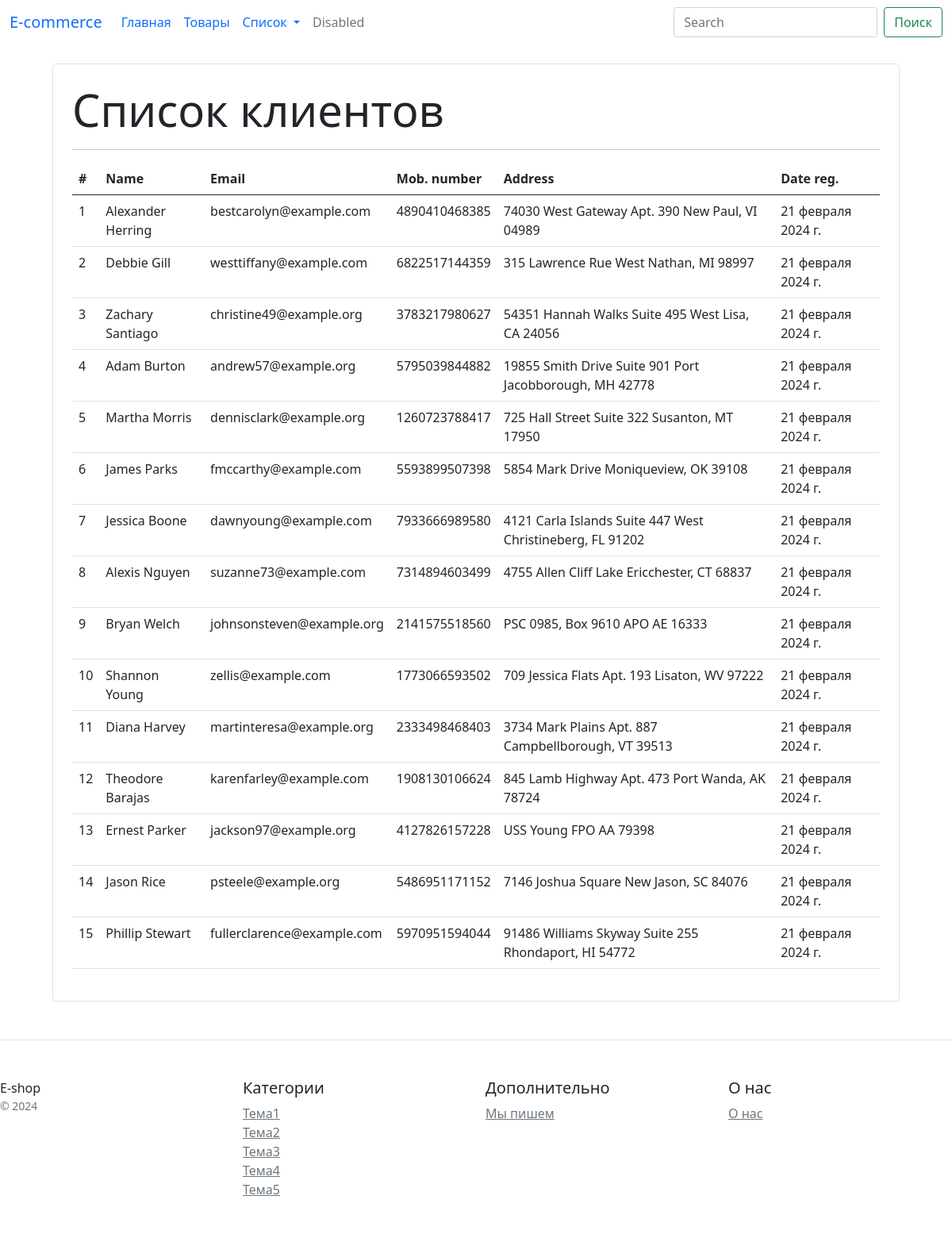
/users/, run on an earlier commit of the app's database.
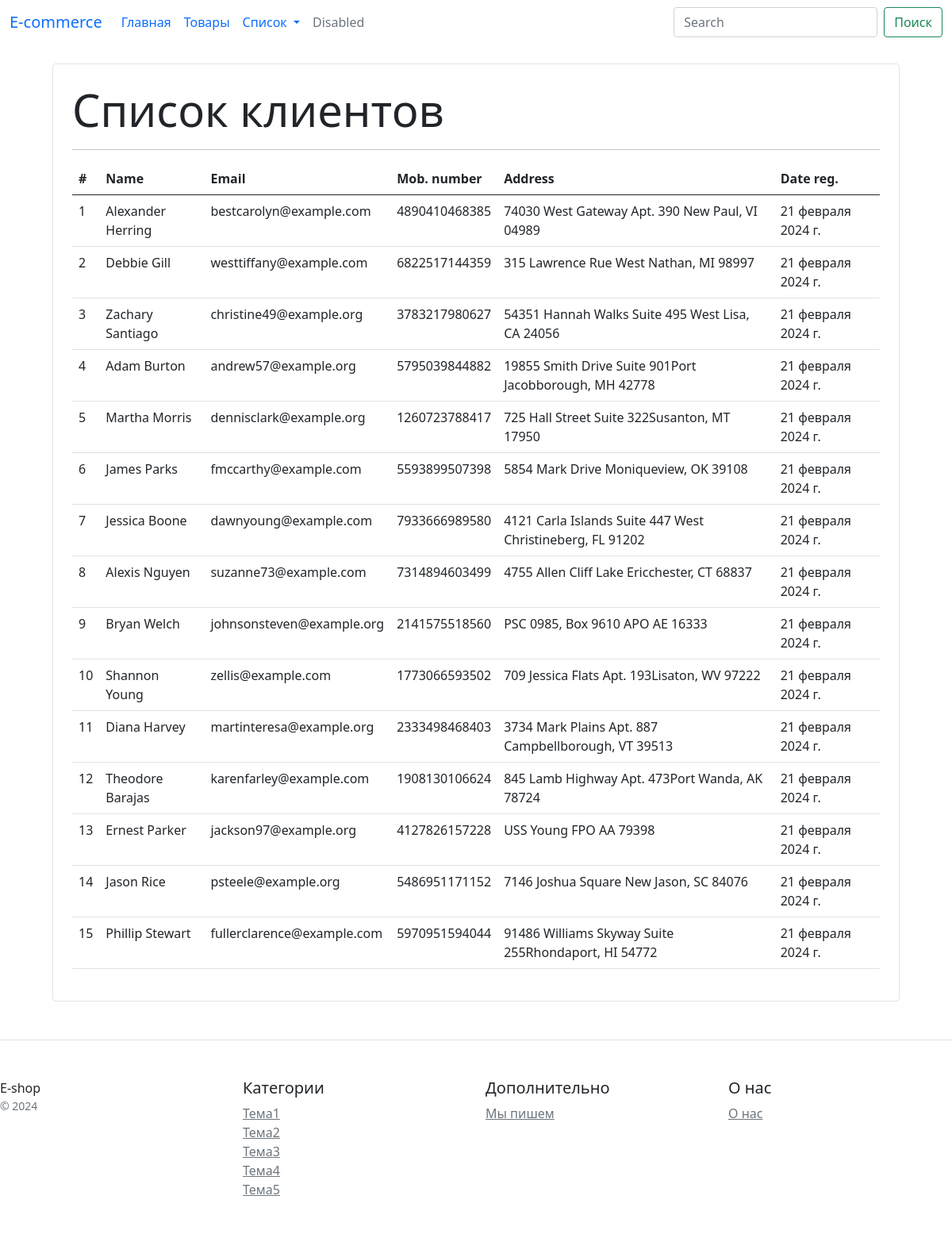
And on a later commit of the database.
### e_shop/models.py (models this page shows, shortened)
class User(models.Model):
    name = models.CharField(max_length=100)
    email = models.EmailField()
    mob_number = models.CharField(max_length=15)
    address = models.CharField(max_length=250)
    date_reg = models.DateField(default=datetime.datetime.today)

### e_shop/views.py (the view)
# urls.py: path('users/', ViewUser.as_view(), name='view_users'),
class ViewUser(ListView):
    template_name = "e_shop/view_user.html"
    model = User
    context_object_name = 'users'

### e_shop/templates/e_shop/view_user.html
{% extends 'base.html' %}
{% block content %}
<div class="container">
   <div class="border rounded p-4 m-4">
        <p class="display-4 pl-4 ml-4">Список клиентов</p>
        <hr>
        <table class="table">
            <thead>
                <tr>
                    <th>#</th>
                    <th>Name</th>
                    <th>Email</th>
                    <th>Mob. number</th>
                    <th>Address</th>
                    <th>Date reg.</th>
                </tr>
            </thead>
            <tbody>
                {% for user in users %}
                    <tr>
                        <td>{{ forloop.counter }}</td>
                        <td>{{ user.name }}</td>
                        <td>{{ user.email }}</td>
                        <td>{{ user.mob_number }}</td>
                        <td>{{ user.address }}</td>
                        <td>{{ user.date_reg }}</td>
                    </tr>
                {% endfor %}
            </tbody>
        </table>
   </div>
</div>
{% endblock %}

What changed in the data, as far as the page shows it:
changed User "Adam Burton": address "19855 Smith Drive Suite 901 Port Jacobborough, MH 42778" → "19855 Smith Drive Suite 901Port Jacobborough, MH 42778"
changed User "Martha Morris": address "725 Hall Street Suite 322 Susanton, MT 17950" → "725 Hall Street Suite 322Susanton, MT 17950"
changed User "Shannon Young": address "709 Jessica Flats Apt. 193 Lisaton, WV 97222" → "709 Jessica Flats Apt. 193Lisaton, WV 97222"
changed User "Theodore Barajas": address "845 Lamb Highway Apt. 473 Port Wanda, AK 78724" → "845 Lamb Highway Apt. 473Port Wanda, AK 78724"
changed User "Phillip Stewart": address "91486 Williams Skyway Suite 255 Rhondaport, HI 54772" → "91486 Williams Skyway Suite 255Rhondaport, HI 54772"
